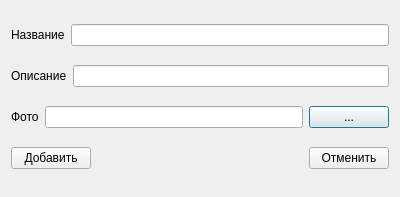
<?xml version="1.0" encoding="UTF-8"?>
<ui version="4.0">
 <class>AddPromoAndGalleryDialog</class>
 <widget class="QDialog" name="AddPromoAndGalleryDialog">
  <property name="geometry">
   <rect>
    <x>0</x>
    <y>0</y>
    <width>400</width>
    <height>197</height>
   </rect>
  </property>
  <property name="windowTitle">
   <string>Dialog</string>
  </property>
  <layout class="QVBoxLayout" name="verticalLayout">
   <item>
    <layout class="QHBoxLayout" name="horizontalLayout_5">
     <item>
      <widget class="QLabel" name="label">
       <property name="text">
        <string>Название</string>
       </property>
       <property name="buddy">
        <cstring>nameEdit</cstring>
       </property>
      </widget>
     </item>
     <item>
      <widget class="QLineEdit" name="nameEdit"/>
     </item>
    </layout>
   </item>
   <item>
    <layout class="QHBoxLayout" name="horizontalLayout_2">
     <item>
      <widget class="QLabel" name="label_2">
       <property name="text">
        <string>Описание</string>
       </property>
       <property name="buddy">
        <cstring>descEdit</cstring>
       </property>
      </widget>
     </item>
     <item>
      <widget class="QLineEdit" name="descEdit"/>
     </item>
    </layout>
   </item>
   <item>
    <layout class="QHBoxLayout" name="horizontalLayout">
     <item>
      <widget class="QLabel" name="label_3">
       <property name="text">
        <string>Фото</string>
       </property>
       <property name="buddy">
        <cstring>photoEdit</cstring>
       </property>
      </widget>
     </item>
     <item>
      <layout class="QHBoxLayout" name="horizontalLayout_3">
       <item>
        <widget class="QLineEdit" name="photoEdit"/>
       </item>
       <item>
        <widget class="QPushButton" name="photoBtn">
         <property name="text">
          <string>...</string>
         </property>
        </widget>
       </item>
      </layout>
     </item>
    </layout>
   </item>
   <item>
    <layout class="QHBoxLayout" name="horizontalLayout_4">
     <item>
      <widget class="QPushButton" name="addBtn">
       <property name="text">
        <string>Добавить</string>
       </property>
      </widget>
     </item>
     <item>
      <spacer name="horizontalSpacer">
       <property name="orientation">
        <enum>Qt::Horizontal</enum>
       </property>
       <property name="sizeHint" stdset="0">
        <size>
         <width>40</width>
         <height>20</height>
        </size>
       </property>
      </spacer>
     </item>
     <item>
      <widget class="QPushButton" name="cancelBtn">
       <property name="text">
        <string>Отменить</string>
       </property>
      </widget>
     </item>
    </layout>
   </item>
  </layout>
 </widget>
 <resources/>
 <connections>
  <connection>
   <sender>addBtn</sender>
   <signal>clicked()</signal>
   <receiver>AddPromoAndGalleryDialog</receiver>
   <slot>accept()</slot>
   <hints>
    <hint type="sourcelabel">
     <x>83</x>
     <y>161</y>
    </hint>
    <hint type="destinationlabel">
     <x>150</x>
     <y>146</y>
    </hint>
   </hints>
  </connection>
  <connection>
   <sender>cancelBtn</sender>
   <signal>clicked()</signal>
   <receiver>AddPromoAndGalleryDialog</receiver>
   <slot>reject()</slot>
   <hints>
    <hint type="sourcelabel">
     <x>340</x>
     <y>159</y>
    </hint>
    <hint type="destinationlabel">
     <x>256</x>
     <y>152</y>
    </hint>
   </hints>
  </connection>
 </connections>
</ui>
